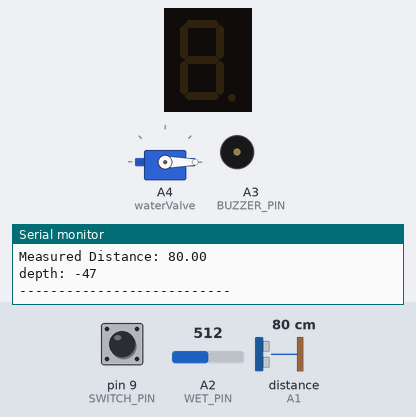
Bench run of a sketch on a simulated Arduino Uno, built with avr-gcc and run on an emulated ATmega328P. Parts: 1-digit seven-segment display, servo, buzzer (waves = sounding, pin HIGH), the last lines printed to the serial monitor. Wiring (inferred from the names in the program): 1-digit 7-segment display, segments lit when HIGH: segments pin 2, pin 3, pin 4, pin 5, pin 6, pin 7, pin 8. Inputs (shaded band) come from the test bench; at power-on: distance to the obstacle (sensor on A1) 80 cm, A2 (WET_PIN) = 512, pin 9 (SWITCH_PIN) HIGH. The echo pulse lasts 58.3 µs per cm; the segment pins are drawn as the display they are named for; pins used as bus, display or sensor lines are not drawn.

Above: at 1.8 s.
1.9 s: distance to the obstacle (sensor on A1) set to 2 cm
At 3.8 s:
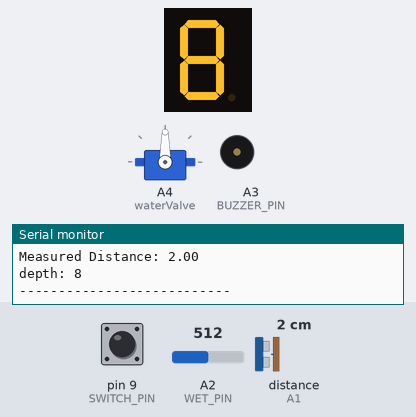
4.5 s: A2 (WET_PIN) set to 736
6.3 s: A2 (WET_PIN) set to 769
At 7.8 s:
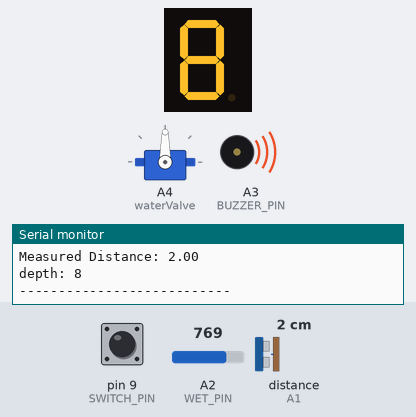
8.6 s: distance to the obstacle (sensor on A1) set to 4 cm
At 9.8 s:
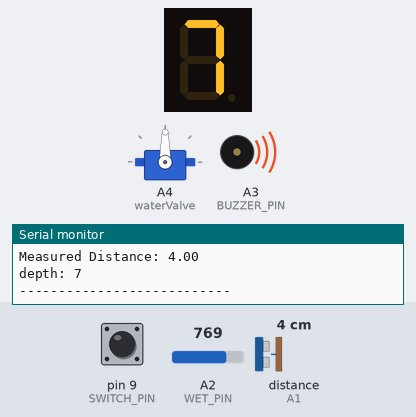
10.7 s: distance to the obstacle (sensor on A1) set to 9 cm
At 11.8 s:
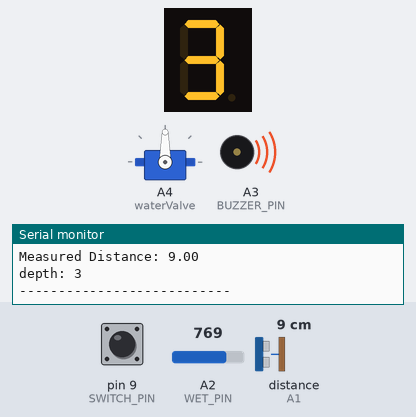
12.7 s: A2 (WET_PIN) set to 740
At 13.8 s:
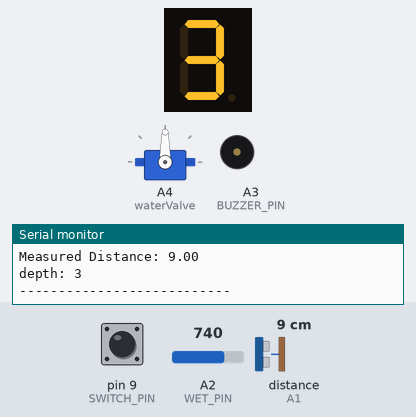
Timing chart, 0 to 15.7 s (numbered marks = the images above; inputs shaded):
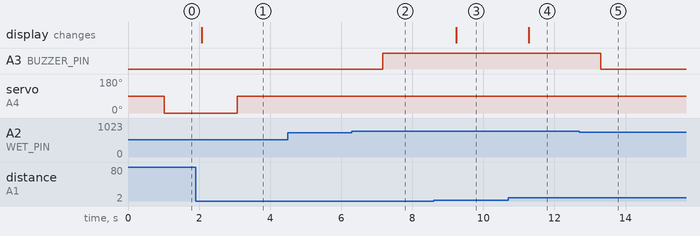

The sketch:

Final_Project.ino
```cpp
#include <Servo.h>
#include <HCSR04.h>

// Pin definitions for the ultrasonic sensor
#define TRIGGER_PIN A0
#define ECHO_PIN A1
#define WET_PIN A2
#define BUZZER_PIN A3
#define SWITCH_PIN 9

Servo waterValve;

int value;
int num_switch = 0;
bool leaking = false;
double distance_cm, depth; // Variables to store measured distance and calculated depth
const int segmentPins[7] = {2, 3, 4, 5, 6, 7, 8}; // LED pins
const int numbers[10][7] = {
    {1, 1, 1, 1, 1, 1, 0}, // 0
    {0, 1, 1, 0, 0, 0, 0}, // 1
    {1, 1, 0, 1, 1, 0, 1}, // 2
    {1, 1, 1, 1, 0, 0, 1}, // 3
    {0, 1, 1, 0, 0, 1, 1}, // 4
    {1, 0, 1, 1, 0, 1, 1}, // 5
    {1, 0, 1, 1, 1, 1, 1}, // 6
    {1, 1, 1, 0, 0, 0, 0}, // 7
    {1, 1, 1, 1, 1, 1, 1}, // 8
    {1, 1, 1, 1, 0, 1, 1}  // 9
};

// Ultrasonic sensor
UltraSonicDistanceSensor distanceSensor(TRIGGER_PIN, ECHO_PIN);

void setup() {
  Serial.begin(9600);
  for (int i = 0; i < 7; i++) {
    pinMode(segmentPins[i], OUTPUT);
  }
  pinMode(BUZZER_PIN, OUTPUT);
  digitalWrite(BUZZER_PIN, HIGH);
  pinMode(SWITCH_PIN, INPUT_PULLUP);
  waterValve.attach(A4);
}

void getWaterLevel() {
  // Measure the distance in centimeters
  distance_cm = distanceSensor.measureDistanceCm();
  depth = 14 - distance_cm;
  Serial.print("Measured Distance: ");
  Serial.println(distance_cm);
}

void displayNumber(double num) {
  value = num * 10 / 14;
  Serial.print("depth: ");
  Serial.println(value);
  digitalWrite(segmentPins[0], numbers[value][0]);
  digitalWrite(segmentPins[1], numbers[value][1]);
  digitalWrite(segmentPins[2], numbers[value][2]);
  digitalWrite(segmentPins[3], numbers[value][3]);
  digitalWrite(segmentPins[4], numbers[value][4]);
  digitalWrite(segmentPins[5], numbers[value][5]);
  digitalWrite(segmentPins[6], numbers[value][6]);
}

void leakedDetection() {
  int inValue = analogRead(WET_PIN);
  if (inValue > 750) {
    digitalWrite(BUZZER_PIN, HIGH);
    leaking = true;
  }
  else {
    digitalWrite(BUZZER_PIN, LOW);
    leaking = false;
  }
}

void press(){
  if(digitalRead(SWITCH_PIN) == LOW) {
    delay(200);
    num_switch++;
    if (num_switch > 8) {
      num_switch = 0;
    }
  }
  Serial.print("Level: ");
  Serial.println(num_switch);
}

void autoFill() {
  if(value < num_switch) {
    Serial.println("Open valve");
    waterValve.write(0);
  }
  else if (value >= num_switch) {
    Serial.println("Close valve");
    waterValve.write(90);
  }
}

void loop() {
  if(leaking) {
    waterValve.write(90);
  }
  autoFill();
  press();
  getWaterLevel();
  displayNumber(depth);
  leakedDetection();
  Serial.println("---------------------------");
  delay(1000);
}
```

Measured:
- the behaviour switches between 750 and 751 on A2 (WET_PIN) (found by bisection; images 1 and 2)
- after the input at 1.9 s, servo on A4 (waterValve): 0° → 90° after 1.2 s; the display: changes after 0.17 s (image 1)
- after the input at 6.3 s, A3 (BUZZER_PIN): LOW → HIGH after 0.87 s
- after the input at 8.6 s, the display: changes after 0.63 s (image 3)
- after the input at 10.7 s, the display: changes after 0.58 s (image 4)
- after the input at 12.7 s, A3 (BUZZER_PIN): HIGH → LOW after 0.60 s
